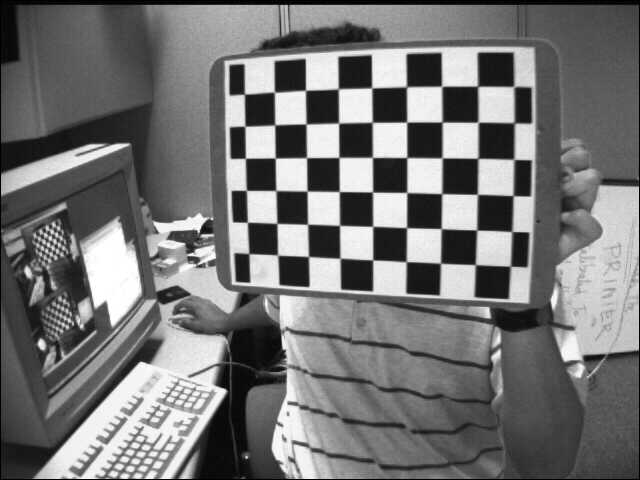
#> input picture data/left/left01.jpg, 640 x 480 px; its folder holds 4 pictures in this run
$ python main.py
#> lines starting #> are read from the running program, lines starting #| are printed output that depends on the picture
### steps/pic_data.py
import cv2
import numpy as np
import glob

def prepare_data():
    criteria = (cv2.TERM_CRITERIA_EPS + cv2.TERM_CRITERIA_MAX_ITER, 30, 0.001)
    # prepare object points, like (0,0,0), (1,0,0), (2,0,0) ....,(6,5,0)
    objp = np.zeros((6 * 7, 2), np.float32)
    objp[:, :2] = np.mgrid[0:7, 0:6].T.reshape(-1, 2)
    # Arrays to store object points and image points from all the images.
    objpoints = []  # 2d point in real world space
    imgpoints = []  # 2d points in image plane.
    images = glob.glob('data/left/*.jpg')
    objpoints.append(objp)
    #print(objpoints)
    for fname in images:
        img = cv2.imread(fname)
#> img is the input picture: shape (480, 640, 3); min 0, max 255, mean 116.6
        # print(img)
        gray = cv2.cvtColor(img, cv2.COLOR_BGR2GRAY)

        # Find the chess board corners
        ret, corners = cv2.findChessboardCorners(gray, (7, 6), None)
#> ret = True; corners = 42 rows, first 8: [475.4, 264.8], [440.5, 263.2], [405.9, 261.5], [372.9, 259.9], [340.6, 258.5], [308.7, 256.4], [277.6, 255.1], [476.7, 230.1]

        # If found, add object points, image points (after refining them)
        if ret == True:
            corners2 = cv2.cornerSubPix(gray, corners, (11, 11), (-1, -1), criteria)
#> corners2 = 42 rows, first 8: [475.3, 264.6], [440.5, 263.2], [406.2, 261.7], [372.7, 259.9], [340, 258.2], [308.5, 256.5], [277.6, 255.1], [476.7, 230]
            imgpoints.append(np.array(corners2).reshape((6*7,2)))

    return {
        'real': np.array(objpoints).reshape((6*7,2)),
        'sensed': imgpoints
    }

### steps/dlt.py
import numpy as np
from utils.timer import timer

def estimate_homography(first, second):
    M = []

    for j in range(0, int(int(first.size) / 2)):
        homogeneous_first = np.array([
            first[j][0],
            first[j][1],
            1
        ])

        homogeneous_second = np.array([
            second[j][0],
            second[j][1],
            1
        ])

        pr_1 = homogeneous_first
        pr_2 = homogeneous_second

        M.append(np.array([
            pr_1.item(0), pr_1.item(1), 1,
            0, 0, 0,
            -pr_1.item(0)*pr_2.item(0), -pr_1.item(1)*pr_2.item(0), -pr_2.item(0)
        ]))

        M.append(np.array([
            0, 0, 0, pr_1.item(0), pr_1.item(1),
            1, -pr_1.item(0)*pr_2.item(1), -pr_1.item(1)*pr_2.item(1), -pr_2.item(1)
        ]))

    U, S, Vh = np.linalg.svd(np.array(M).reshape((84, 9)))
    idx = list(filter(lambda i: S[i] == min(S), range(0, len(S))))[0]
    L = Vh[idx]

    H = L.reshape(3, 3)
    return H

def compute_homography(data):
    end = timer()
    real = data['real']
    es = []

    for i in range(0, len(data['sensed'])):
        sensed = data['sensed'][i]
        estimated = estimate_homography(real, sensed)
        es.append(estimated)
        end = timer()
#> this loop made 3 passes
#> pass 1, in estimate_homography, `U, S, Vh = np.linalg.svd(np.array(M).reshape((84, 9)))`:
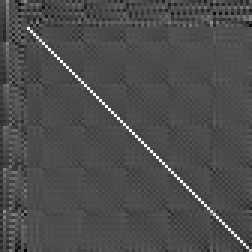
#> U: shape (84, 84) float64 (shown 3 times larger); min -0.417, max 0.966, mean -0.00025; drawn with min black and max white
#> pass 2, in estimate_homography (call 2), `U, S, Vh = np.linalg.svd(np.array(M).reshape((84, 9)))`:
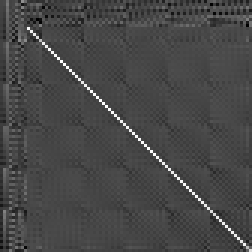
#> U: shape (84, 84) float64 (shown 3 times larger); min -0.378, max 0.969, mean -0.000169; drawn with min black and max white
#> pass 3, in estimate_homography (call 3), `U, S, Vh = np.linalg.svd(np.array(M).reshape((84, 9)))`:
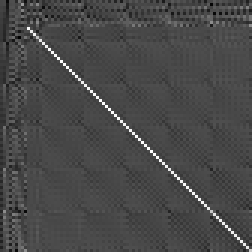
#> U: shape (84, 84) float64 (shown 3 times larger); min -0.39, max 0.966, mean -0.00183; drawn with min black and max white

    end("compute_homography")
    return np.array(es)

### steps/intrinsics.py
import numpy as np
import math

def cal_v(i, j, H):
    v = np.array([
        H[0, i] * H[0, j],
        H[0, i] * H[1, j] + H[1, i] * H[0, j],
        H[1, i] * H[1, j],
        H[2, i] * H[0, j] + H[0, i] * H[2, j],
        H[2, i] * H[1, j] + H[1, i] * H[2, j],
        H[2, i] * H[2, j]
    ])
    return v


def get_camera_intrinsics(homographies):

    h_count = len(homographies)

    vec = []

    for i in range(0, h_count):
        curr = np.reshape(homographies[i], (3, 3))

        vec.append(cal_v(0, 1, curr))
        vec.append(cal_v(0, 0, curr) - cal_v(1, 1, curr))

    vec = np.array(vec)

    ss, vv, dd = np.linalg.svd(np.dot(np.transpose(vec), vec))
    idx = list(filter(lambda i: vv[i] == min(vv), range(0, len(vv))))[0]
    #x = np.compress(vv < 1e-1, dd, axis=0)
    x = dd[idx]
    print(x)

    B = np.zeros([4, 4], dtype=np.float32)
    B[1, 1] = x[0]
    B[1, 2] = x[1]
    B[2, 2] = x[2]
    B[1, 3] = x[3]
    B[2, 3] = x[4]
    B[3, 3] = x[5]

    cy = (B[1, 2] * B[1, 3] - B[1, 1] * B[2, 3]) / (B[1, 1] * B[2, 2] - B[1, 2] * B[1, 2])
    lamb = B[3, 3] - (B[1, 3] * B[1, 3] + cy * (B[1, 2] * B[1, 3] - B[1, 1] * B[2, 3])) / B[1, 1]
    ax = math.sqrt(float(lamb / B[1, 1]))
    #print(ax)
    print((lamb * B[1, 1] / (B[1, 1] * B[2, 2] - B[1, 2] * B[1, 2])))
    ay = math.sqrt(float(lamb * B[1, 1] / (B[1, 1] * B[2, 2] - B[1, 2] * B[1, 2])))

    s = -B[1, 2] * ax * ax * ay / lamb
    cx = s * cy / ay - B[1, 3] * ax * ax / lamb
    # 相机矩阵求解结果
    K = np.zeros([3, 3], dtype=np.float32)
    K[0, 0] = ax
    K[0, 1] = s
    K[0, 2] = cx
    K[1, 1] = ay
    K[1, 2] = cy
    K[2, 2] = 1

    return  K

### steps/extrinsics.py
import numpy as np


def estimate_view_transform(intrinsics, homography):

    homography = homography.reshape(3, 3)
    inv_intrinsics = np.linalg.inv(intrinsics)

    h1 = homography[:, 0]
    h2 = homography[:, 1]
    h3 = homography[:, 2]

    ld1 = 1 / np.linalg.norm(np.dot(inv_intrinsics, h1))
    ld2 = 1 / np.linalg.norm(np.dot(inv_intrinsics, h2))
    ld3 = (ld1 + ld2) / 2

    r0 = ld1 * np.dot(inv_intrinsics, h1)
    r1 = ld2 * np.dot(inv_intrinsics, h2)
    r2 = np.cross(r0, r1)

    t = np.array(ld3 * np.dot(inv_intrinsics, h3)).transpose()

    Rt = np.array(
            [r0.transpose(), r1.transpose(), r2.transpose(), t.transpose()]
         ).transpose()

    return Rt


def get_camera_extrinsics(intrinsics, homographies):

    extrinsics = []
    for i in range(0, len(homographies)):
        extrinsics.append(estimate_view_transform(intrinsics, homographies[i]))

    return extrinsics

### utils/timer.py
import time
import inspect


def timer():
    start = time.time()

    def end(method_name="Unnamed function"):

        print(method_name + " took : " + str(time.time() - start) + " seconds.")
        return

    return end

### main.py
from steps.pic_data import prepare_data
from steps.dlt import compute_homography
from steps.intrinsics import get_camera_intrinsics
from steps.extrinsics import get_camera_extrinsics
from utils.timer import timer

def calibrate():
    data = prepare_data()
    #print(data)

    end = timer()
    homographies = compute_homography(data)
    end("Homography Estimation")
    print("homographies")
    print(homographies)

    end = timer()
    intrinsics = get_camera_intrinsics(homographies)
    end("Intrinsics")

    print("intrinsics")
    print(intrinsics)

    end = timer()
    extrinsics = get_camera_extrinsics(intrinsics, homographies)
    end("Extrinsics")

    print("extrinsics")
    print(extrinsics)

    return

calibrate()
